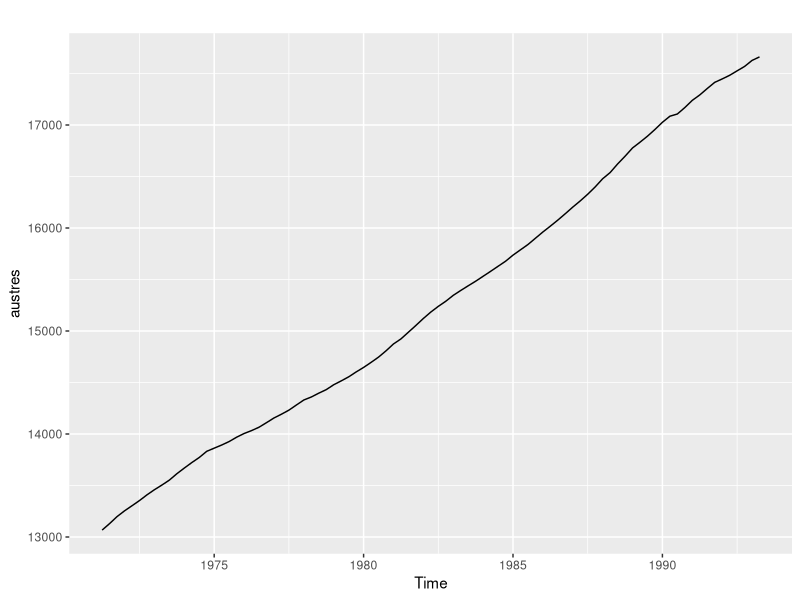
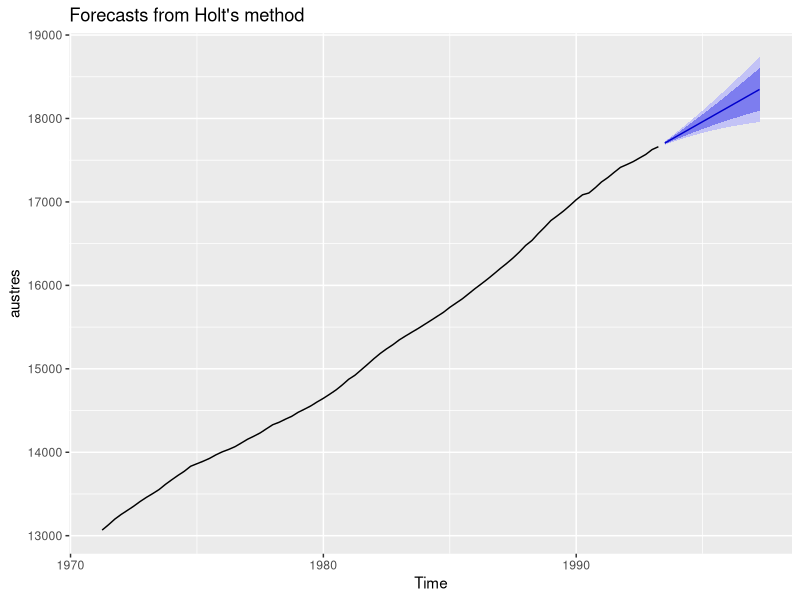
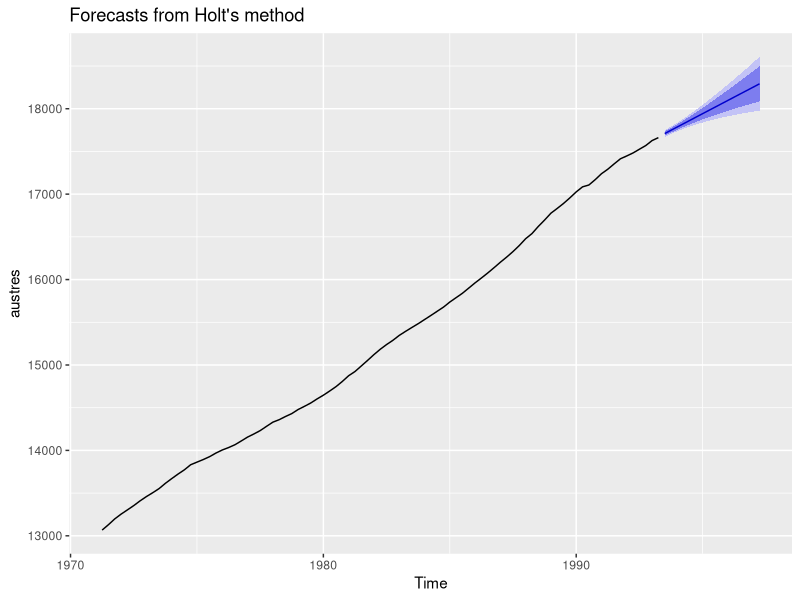
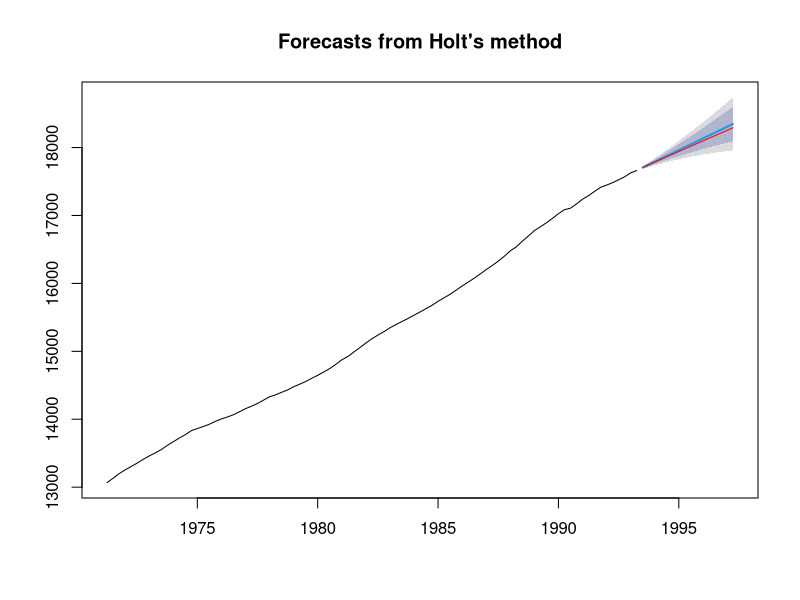
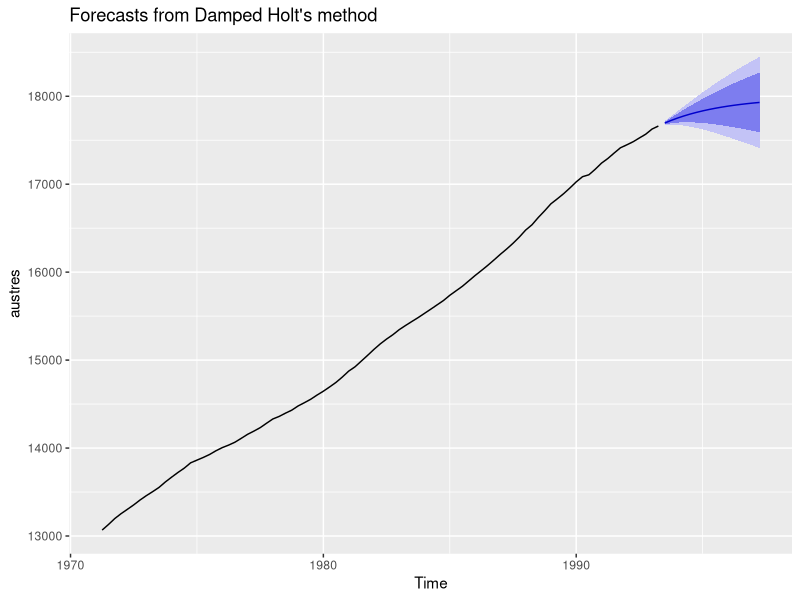
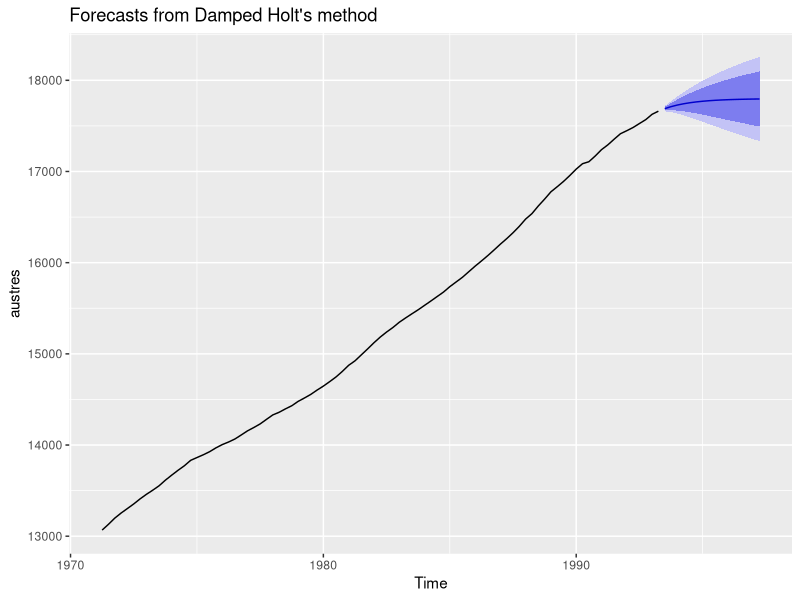
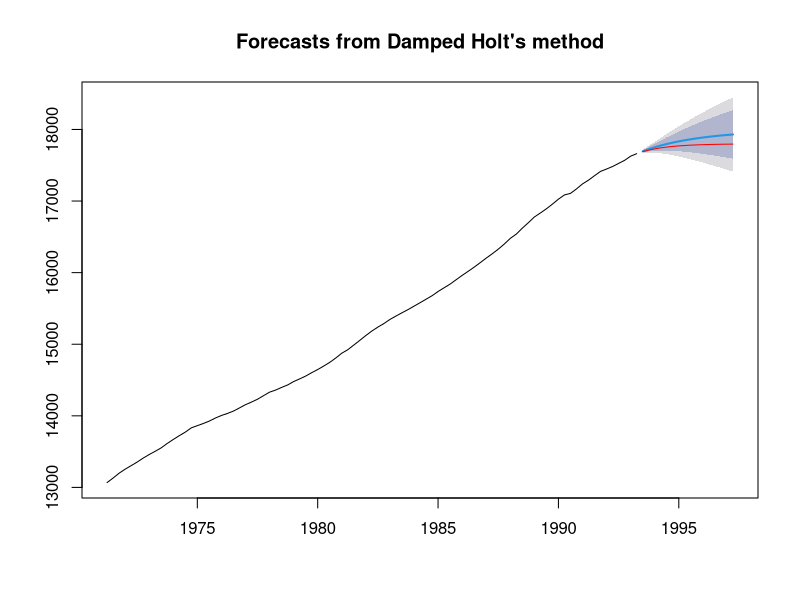
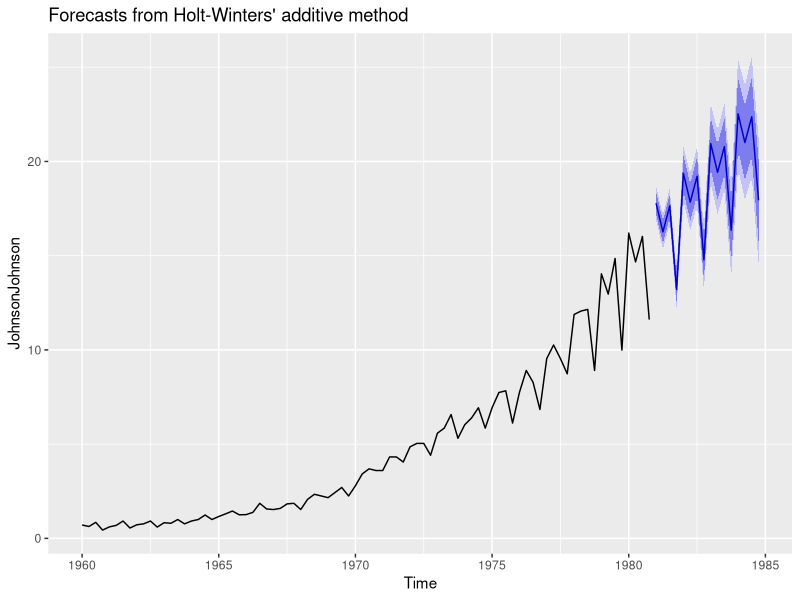

These figures' R source, in order:
#Series temporais e analises preditivas - Fernando Amaral
library(forecast)
library(ggplot2)

#tendencia linear hold
autoplot(austres)
mdl1 = holt(austres, h=16)
autoplot(mdl1)
mdl1$model

mdl2 = holt(austres,alpha = 0.2,   h=16)
autoplot(mdl2)

#compara as duas previs?es
plot(mdl1)
lines(mdl2$mean, col="red")

#tendencia amortecida
mdl3 = holt(austres,damped = T, phi = 0.9,  h=16)
autoplot(mdl3)

#mudamos phi 
mdl4 = holt(austres,damped = T, phi = 0.8,  h=16)
autoplot(mdl4)

#comparar os modelos
plot(mdl3)
lines(mdl4$mean, col="red")

#compara as duas previsoes
print(mdl3$mean)
print(mdl4$mean)

#holt winter - sazonal
#aditivo
mdl5 = hw(JohnsonJohnson,seasonal = "additive", h=16)
autoplot(mdl5)

#multiplicativo
mdl6 = hw(JohnsonJohnson,seasonal = "multiplicative", h=16)
autoplot(mdl6)

#comparar os modelos
plot(mdl5)
lines(mdl6$mean, col="red")

#comparando textual
print(mdl5$mean)
print(mdl6$mean)

#multiplicativo amortecido
mdl7 = hw(JohnsonJohnson,seasonal = "multiplicative", damped = T, phi = 0.9,h=16)
autoplot(mdl7)

#ets 
mdl8 = ets(JohnsonJohnson)
print(mdl8)

autoplot(mdl8$residuals)
autoplot(mdl8$fitted)

prev = forecast(mdl8, h=16,levels=c(85,90))
print(prev$mean)
autoplot(prev)

autoplot(decompose(JohnsonJohnson))

mdl9 = ets(JohnsonJohnson, model = "ZAA", damped = T)
print(mdl9)

mdl10 = ets(JohnsonJohnson, model = "ZZZ", damped = T)
print(mdl10)




